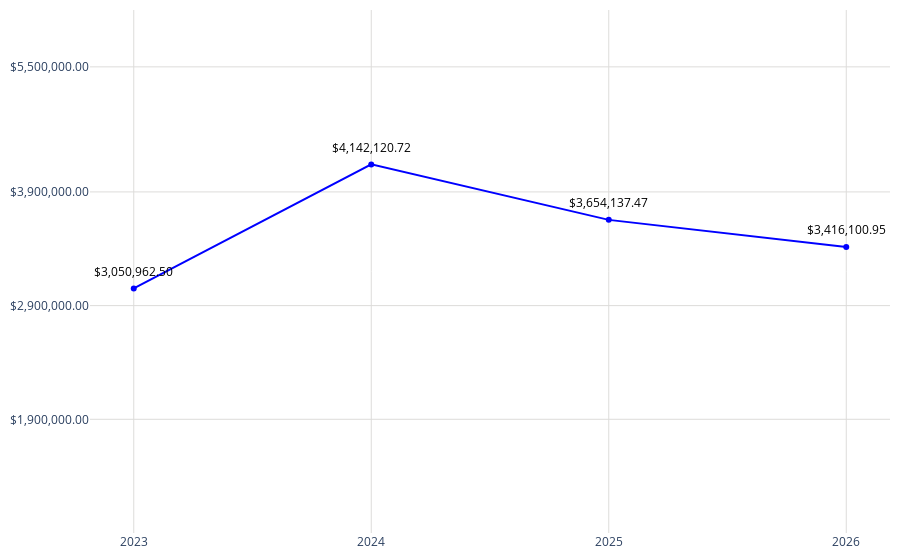

Notebook cell for this chart:
### Code cell
# Datos
año = total_todos_pachuca['año']
promedio = total_todos_pachuca['montos']

fig = go.Figure()
fig.add_trace(go.Scatter(
    x=año,
    y=promedio,
    mode='markers+lines',
    marker=dict(color='blue'),
))
# Agregar anotaciones para mostrar los valores encima de los puntos
for a, p in zip(año, promedio):
    fig.add_annotation(
        x=a,
        y=p,
        text=f"${p:,.2f}",  # Formatear el valor del promedio como moneda
        showarrow=False,
        font=dict(color='black', size=12),
        xshift=0,
        yshift=17,
        textangle=0
    )
# Actualizar diseño
fig.update_layout(
    #title='Precio Media Anual',
    yaxis=dict(
        range=[900000, 5500000],  # Establecer el rango del eje y un poco antes del millón
        tickvals=[1900000, 2900000, 3900000, 5000000],  # Definir los valores de las marcas en el eje y un poco antes del millón
        ticktext=['$1,900,000.00','$2,900,000.00', '$3,900,000.00','$5,500,000.00'],  # Definir el texto de las marcas en el eje y un poco antes del millón
        gridcolor='#dddcda',   # Color de las líneas de la cuadrícula
        gridwidth=1  # Ancho de las líneas de la cuadrícula
    ),margin=dict(l=10, r=10, t=10, b=10),  # Ajusta los márgenes (left, right, top, bottom)        
    xaxis=dict(
        gridcolor='#dddcda', 
        tickmode='array',
        tickvals=año,
        ticktext=año
    ),
    plot_bgcolor='rgba(0,0,0,0)'
)
# Exportar gráfica como archivo HTML
def guardar_grafico_como_html(fig, nombre_archivo, carpeta='assets/graficas'):
    # Crear la carpeta si no existe
    if not os.path.exists(carpeta):
        os.makedirs(carpeta)
    # Exportar la gráfica a un archivo HTML
    fig_html = fig.to_html()
    with open(os.path.join(carpeta, nombre_archivo + '.html'), 'w') as archivo:
        archivo.write(fig_html)
guardar_grafico_como_html(fig, 'g_scatt_precio_medianual', carpeta='assets/graficas')
fig.show()

### Figure 1 — Plotly figure (JSON) as saved in the notebook; plotly's stock layout.template omitted (floating-point values rounded to 4 significant figures)
{"data": [{"marker": {"color": "blue"}, "mode": "markers+lines", "type": "scatter", "x": [2023, 2024, 2025, 2026], "y": [3051000.0, 4142000.0, 3654000.0, 3416000.0]}], "layout": {"annotations": [{"font": {"color": "black", "size": 12}, "showarrow": false, "text": "$3,050,962.50", "textangle": 0, "x": 2023, "xshift": 0, "y": 3051000.0, "yshift": 17}, {"font": {"color": "black", "size": 12}, "showarrow": false, "text": "$4,142,120.72", "textangle": 0, "x": 2024, "xshift": 0, "y": 4142000.0, "yshift": 17}, {"font": {"color": "black", "size": 12}, "showarrow": false, "text": "$3,654,137.47", "textangle": 0, "x": 2025, "xshift": 0, "y": 3654000.0, "yshift": 17}, {"font": {"color": "black", "size": 12}, "showarrow": false, "text": "$3,416,100.95", "textangle": 0, "x": 2026, "xshift": 0, "y": 3416000.0, "yshift": 17}], "margin": {"b": 10, "l": 10, "r": 10, "t": 10}, "plot_bgcolor": "rgba(0,0,0,0)", "xaxis": {"gridcolor": "#dddcda", "tickmode": "array", "ticktext": [2023, 2024, 2025, 2026], "tickvals": [2023, 2024, 2025, 2026]}, "yaxis": {"gridcolor": "#dddcda", "gridwidth": 1, "range": [900000, 5500000], "ticktext": ["$1,900,000.00", "$2,900,000.00", "$3,900,000.00", "$5,500,000.00"], "tickvals": [1900000, 2900000, 3900000, 5000000]}}}
